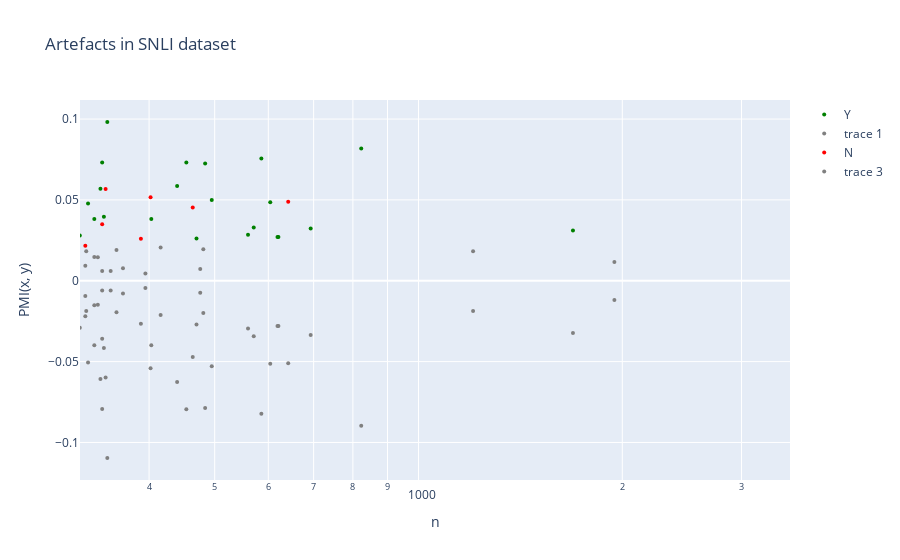

Write notebook code for a chart like this one.
### Code cell
# Create an interactive scatter plot using Plotly

# Define a new figure
fig = go.Figure()

# Define a dictionary of colors for each label
colors = {'Y': 'green', 'N': 'red', 'grey': 'grey'}

# Plot the PMI for each token and label
for label in labels:
    # Get the DataFrame for the current label
    data_label = smoothed_token_df

    # Determine which points are above the threshold
    is_above_threshold = data_label[f'{label}_pmi'] > pmi_thresholds[label]

    # Add scatter plots for points above and below the threshold
    for condition, color in zip([is_above_threshold, ~is_above_threshold], [colors[label], 'grey']):
        token = data_label[condition]['token']
        text = [f"Label: {label}<br>Token: {t}" for t in token]
        fig.add_trace(go.Scatter(
            x = data_label[condition]['total_count'],
            y = data_label[condition][f'{label}_pmi'],
            mode = 'markers',
            name = label if color != 'grey' else None,
            marker = dict(
                color = color,
                size = 4
            ),
            text = text,
            hovertemplate = "%{text}<br>Occurrences: %{x}<br>PMI: %{y}<extra></extra>"
        ))

# Set the scale of the x-axis to logarithmic and limit its range
fig.update_xaxes(type='log', range=[2.5, np.log10(max(token_df['total_count']))])

# Set the labels for the x and y axes, and the title for the plot
fig.update_layout(
    xaxis_title='n',
    yaxis_title='PMI(x, y)',
    title='Artefacts in SNLI dataset'
)

# Display the plot
fig.show()

### Figure 1 — Plotly figure (JSON) as saved in the notebook; plotly's stock layout.template omitted (floating-point values rounded to 4 significant figures; data arrays with more than 128 entries replaced by an {"elided": "..."} marker saying what was removed)
{"data": [{"hovertemplate": "%{text}<br>Occurrences: %{x}<br>PMI: %{y}<extra></extra>", "marker": {"color": "green", "size": 4}, "mode": "markers", "name": "Y", "text": ["Label: Y<br>Token: made", "Label: Y<br>Token: a", "Label: Y<br>Token: that", "Label: Y<br>Token: without", "Label: Y<br>Token: hisher", "Label: Y<br>Token: may", "Label: Y<br>Token: be", "Label: Y<br>Token: rescinded", "Label: Y<br>Token: if", "Label: Y<br>Token: after", "Label: Y<br>Token: permission", "Label: Y<br>Token: for", "Label: Y<br>Token: act", "Label: Y<br>Token: the", "Label: Y<br>Token: person", "Label: Y<br>Token: in", "Label: Y<br>Token: possessor", "Label: Y<br>Token: good", "Label: Y<br>Token: fruits", "Label: Y<br>Token: possession", "Label: Y<br>Token: and", "Label: Y<br>Token: seller", "Label: Y<br>Token: is", "Label: Y<br>Token: with", "Label: Y<br>Token: at", "Label: Y<br>Token: b", "Label: Y<br>Token: distributed", "Label: Y<br>Token: cases", "Label: Y<br>Token: where", "Label: Y<br>Token: obligee", "Label: Y<br>Token: demand", "Label: Y<br>Token: it", "Label: Y<br>Token: such", "Label: Y<br>Token: owned", "Label: Y<br>Token: or", "Label: Y<br>Token: based", "Label: Y<br>Token: on", "Label: Y<br>Token: recovery", "Label: Y<br>Token: owner", "Label: Y<br>Token: into", "Label: Y<br>Token: transfer", "Label: Y<br>Token: building", "Label: Y<br>Token: extent", "Label: Y<br>Token: necessary", "Label: Y<br>Token: which", "Label: Y<br>Token: established", "Label: Y<br>Token: accept", "Label: Y<br>Token: money", "Label: Y<br>Token: others", "Label: Y<br>Token: creation", "Label: Y<br>Token: obligations", "Label: Y<br>Token: joint", "Label: Y<br>Token: respect", "Label: Y<br>Token: cancellation", "Label: Y<br>Token: principal", "Label: Y<br>Token: any", "Label: Y<br>Token: ordering", "Label: Y<br>Token: perform", "Label: Y<br>Token: against", "Label: Y<br>Token: refuse", "Label: Y<br>Token: prescription", "Label: Y<br>Token: mortgagee", "Label: Y<br>Token: commences", "Label: Y<br>Token: interest", "Label: Y<br>Token: defect", "Label: Y<br>Token: work", "Label: Y<br>Token: buyer", "Label: Y<br>Token: those", "Label: Y<br>Token: are", "Label: Y<br>Token: knew", "Label: Y<br>Token: liability", "Label: Y<br>Token: x", "Label: Y<br>Token: p", "Label: Y<br>Token: delivered", "Label: Y<br>Token: maximum", "Label: Y<br>Token: mandatary", "Label: Y<br>Token: mandator", "Label: Y<br>Token: reimbursement", "Label: Y<br>Token: incurred", "Label: Y<br>Token: actually", "Label: Y<br>Token: can", "Label: Y<br>Token: agency", "Label: Y<br>Token: acts", "Label: Y<br>Token: certain", "Label: Y<br>Token: administration", "Label: Y<br>Token: costs", "Label: Y<br>Token: yen", "Label: Y<br>Token: several", "Label: Y<br>Token: contractor", "Label: Y<br>Token: repair", "Label: Y<br>Token: lieu", "Label: Y<br>Token: released", "Label: Y<br>Token: provided", "Label: Y<br>Token: assume", "Label: Y<br>Token: employer", "Label: Y<br>Token: supervision", "Label: Y<br>Token: e", "Label: Y<br>Token: million", "Label: Y<br>Token: wine"], "type": "scatter", "x": [265, 1691, 586, 309, 325, 571, 560, 224, 619, 277, 215, 604, 287, 3738, 484, 823, 224, 212, 215, 229, 621, 242, 693, 454, 279, 495, 205, 440, 470, 287, 289, 343, 347, 235, 341, 242, 403, 209, 261, 218, 230, 297, 210, 226, 312, 218, 216, 251, 214, 210, 228, 221, 301, 218, 332, 339, 223, 231, 316, 211, 244, 226, 210, 244, 248, 255, 242, 220, 244, 220, 222, 287, 240, 226, 215, 232, 216, 225, 213, 209, 254, 231, 216, 212, 208, 219, 221, 218, 225, 222, 210, 209, 216, 221, 205, 206, 210, 210, 218], "y": [0.02293, 0.03115, 0.07559, 0.03807, 0.04784, 0.03297, 0.02849, 0.04053, 0.02709, 0.02883, 0.0289, 0.04848, 0.02095, 0.03156, 0.07244, 0.08184, 0.04053, 0.02477, 0.0289, 0.03541, 0.02699, 0.02938, 0.0323, 0.07316, 0.0424, 0.04997, 0.02095, 0.05855, 0.02621, 0.02095, 0.04086, 0.03966, 0.09817, 0.05873, 0.07306, 0.02135, 0.03817, 0.0298, 0.05274, 0.04171, 0.02261, 0.07768, 0.02503, 0.04015, 0.02217, 0.02401, 0.02426, 0.02436, 0.02451, 0.02503, 0.04815, 0.02804, 0.0518, 0.04171, 0.03816, 0.05696, 0.05352, 0.04338, 0.02801, 0.02949, 0.02115, 0.03164, 0.02503, 0.02912, 0.08185, 0.0614, 0.04525, 0.02376, 0.03702, 0.03257, 0.04092, 0.02773, 0.02155, 0.02306, 0.0289, 0.03906, 0.03322, 0.03608, 0.02919, 0.0298, 0.07265, 0.02671, 0.02426, 0.02477, 0.02529, 0.02832, 0.03677, 0.02401, 0.04459, 0.03226, 0.02503, 0.0298, 0.02426, 0.02804, 0.02095, 0.02557, 0.04338, 0.03424, 0.0329]}, {"hovertemplate": "%{text}<br>Occurrences: %{x}<br>PMI: %{y}<extra></extra>", "marker": {"color": "grey", "size": 4}, "mode": "markers", "text": {"elided": "1896 str values"}, "type": "scatter", "x": {"elided": "1896 int values"}, "y": {"elided": "1896 float values"}}, {"hovertemplate": "%{text}<br>Occurrences: %{x}<br>PMI: %{y}<extra></extra>", "marker": {"color": "red", "size": 4}, "mode": "markers", "name": "N", "text": ["Label: N<br>Token: an", "Label: N<br>Token: statutory", "Label: N<br>Token: not", "Label: N<br>Token: even", "Label: N<br>Token: curatorship", "Label: N<br>Token: ratify", "Label: N<br>Token: but", "Label: N<br>Token: rescind", "Label: N<br>Token: thing", "Label: N<br>Token: duress", "Label: N<br>Token: return", "Label: N<br>Token: delivery", "Label: N<br>Token: pledgee", "Label: N<br>Token: immovable", "Label: N<br>Token: use", "Label: N<br>Token: property", "Label: N<br>Token: pledge", "Label: N<br>Token: real", "Label: N<br>Token: there", "Label: N<br>Token: between", "Label: N<br>Token: obligor", "Label: N<br>Token: performance", "Label: N<br>Token: contract", "Label: N<br>Token: effective", "Label: N<br>Token: time", "Label: N<br>Token: since", "Label: N<br>Token: effect", "Label: N<br>Token: within", "Label: N<br>Token: was", "Label: N<br>Token: deposit", "Label: N<br>Token: sale", "Label: N<br>Token: need", "Label: N<br>Token: claim", "Label: N<br>Token: however", "Label: N<br>Token: so", "Label: N<br>Token: does", "Label: N<br>Token: priority", "Label: N<br>Token: cannot", "Label: N<br>Token: over", "Label: N<br>Token: take", "Label: N<br>Token: pledgor", "Label: N<br>Token: mortgage", "Label: N<br>Token: guarantor", "Label: N<br>Token: specified", "Label: N<br>Token: order", "Label: N<br>Token: must", "Label: N<br>Token: visavis", "Label: N<br>Token: authority", "Label: N<br>Token: cause", "Label: N<br>Token: assignment", "Label: N<br>Token: assignor", "Label: N<br>Token: make", "Label: N<br>Token: unless", "Label: N<br>Token: writing", "Label: N<br>Token: gift", "Label: N<br>Token: mandate", "Label: N<br>Token: do", "Label: N<br>Token: reason", "Label: N<br>Token: persons", "Label: N<br>Token: date", "Label: N<br>Token: y", "Label: N<br>Token: heir", "Label: N<br>Token: way", "Label: N<br>Token: inherited", "Label: N<br>Token: monetary", "Label: N<br>Token: their", "Label: N<br>Token: ruling", "Label: N<br>Token: identified", "Label: N<br>Token: jointly", "Label: N<br>Token: concluded", "Label: N<br>Token: parties", "Label: N<br>Token: dominant", "Label: N<br>Token: anything", "Label: N<br>Token: notice", "Label: N<br>Token: obligees", "Label: N<br>Token: parents", "Label: N<br>Token: him", "Label: N<br>Token: wrong", "Label: N<br>Token: mental", "Label: N<br>Token: died", "Label: N<br>Token: lower", "Label: N<br>Token: arrived", "Label: N<br>Token: belong", "Label: N<br>Token: conclusion", "Label: N<br>Token: elapsed", "Label: N<br>Token: settlement", "Label: N<br>Token: release", "Label: N<br>Token: lawsuit", "Label: N<br>Token: among", "Label: N<br>Token: about", "Label: N<br>Token: tree", "Label: N<br>Token: branch", "Label: N<br>Token: manifests", "Label: N<br>Token: mortgagees", "Label: N<br>Token: choice", "Label: N<br>Token: regard", "Label: N<br>Token: tendered", "Label: N<br>Token: per", "Label: N<br>Token: hedge", "Label: N<br>Token: rank"], "type": "scatter", "x": [402, 266, 642, 345, 227, 212, 267, 223, 275, 208, 245, 253, 218, 238, 231, 266, 240, 232, 268, 234, 341, 322, 464, 240, 298, 212, 248, 230, 302, 222, 282, 214, 389, 220, 221, 234, 211, 243, 225, 217, 208, 311, 240, 232, 237, 257, 222, 252, 207, 218, 204, 231, 244, 218, 216, 219, 230, 214, 212, 224, 212, 208, 210, 207, 229, 213, 213, 207, 212, 246, 235, 206, 206, 236, 210, 206, 206, 204, 204, 209, 204, 205, 205, 209, 206, 205, 205, 208, 204, 206, 204, 207, 204, 204, 206, 204, 209, 204, 211, 205], "y": [0.05171, 0.03279, 0.04882, 0.05676, 0.03352, 0.02185, 0.02903, 0.07662, 0.02829, 0.0222, 0.04707, 0.03045, 0.0303, 0.02805, 0.03301, 0.07565, 0.05985, 0.06175, 0.02529, 0.0201, 0.0349, 0.02162, 0.04535, 0.02785, 0.03616, 0.02185, 0.06567, 0.0204, 0.06728, 0.02982, 0.06503, 0.0308, 0.02603, 0.02117, 0.02553, 0.02847, 0.02657, 0.05527, 0.03379, 0.04379, 0.03159, 0.02541, 0.03594, 0.03705, 0.03226, 0.04506, 0.03856, 0.03441, 0.02702, 0.02134, 0.02257, 0.03301, 0.05894, 0.0303, 0.03952, 0.02573, 0.07041, 0.02167, 0.02185, 0.02085, 0.04019, 0.03159, 0.02202, 0.02702, 0.02475, 0.02636, 0.02636, 0.02702, 0.02185, 0.02725, 0.0489, 0.02238, 0.03186, 0.01996, 0.04054, 0.02238, 0.02238, 0.02257, 0.02257, 0.0268, 0.02257, 0.02725, 0.02725, 0.0268, 0.03186, 0.02725, 0.02725, 0.0222, 0.02257, 0.02238, 0.02257, 0.03641, 0.02257, 0.02257, 0.03186, 0.02257, 0.04531, 0.02257, 0.02657, 0.02725]}, {"hovertemplate": "%{text}<br>Occurrences: %{x}<br>PMI: %{y}<extra></extra>", "marker": {"color": "grey", "size": 4}, "mode": "markers", "text": {"elided": "1895 str values"}, "type": "scatter", "x": {"elided": "1895 int values"}, "y": {"elided": "1895 float values"}}], "layout": {"title": {"text": "Artefacts in SNLI dataset"}, "xaxis": {"range": [2.5, 3.549], "title": {"text": "n"}, "type": "log"}, "yaxis": {"title": {"text": "PMI(x, y)"}}}}
